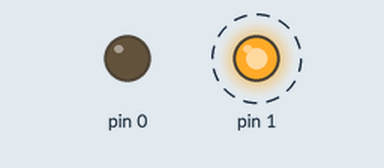
Recording of a sketch running on a simulated Arduino Uno, built with avr-gcc and run on an emulated ATmega328P. Parts: output pins drawn as LEDs (lit = HIGH). Dashed ring = blinking.

Above: at 0.05 s.
Timing chart, 0 to 3.0 s (numbered marks = the images above):
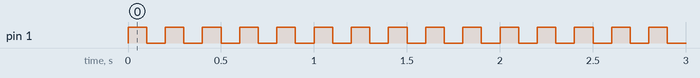

The sketch:

ATtiny.ino
```cpp
void setup() {
  pinMode(1, OUTPUT);
  pinMode(0, OUTPUT);
  digitalWrite(0, LOW);
}

void loop() {
  digitalWrite(1, HIGH);
  delay(100);
  digitalWrite(1, LOW);
  delay(100);
}
```

Measured:
- by itself, pin 1: alternates HIGH for 0.10 s and LOW for 0.10 s
